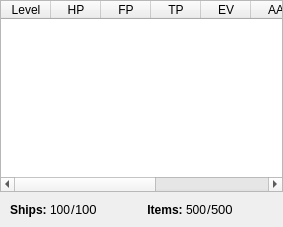
      <widget class="QWidget" name="shipsPage">
       <layout class="QVBoxLayout" name="verticalLayout_5">
        <property name="spacing">
         <number>0</number>
        </property>
        <property name="leftMargin">
         <number>0</number>
        </property>
        <property name="topMargin">
         <number>0</number>
        </property>
        <property name="rightMargin">
         <number>0</number>
        </property>
        <property name="bottomMargin">
         <number>0</number>
        </property>
        <item>
         <widget class="QTableWidget" name="shipsTable">
          <property name="editTriggers">
           <set>QAbstractItemView::NoEditTriggers</set>
          </property>
          <property name="selectionBehavior">
           <enum>QAbstractItemView::SelectRows</enum>
          </property>
          <attribute name="horizontalHeaderDefaultSectionSize">
           <number>50</number>
          </attribute>
          <attribute name="horizontalHeaderHighlightSections">
           <bool>false</bool>
          </attribute>
          <attribute name="horizontalHeaderShowSortIndicator" stdset="0">
           <bool>true</bool>
          </attribute>
          <attribute name="horizontalHeaderStretchLastSection">
           <bool>true</bool>
          </attribute>
          <attribute name="verticalHeaderVisible">
           <bool>false</bool>
          </attribute>
          <column>
           <property name="text">
            <string>Level</string>
           </property>
          </column>
          <column>
           <property name="text">
            <string>HP</string>
           </property>
          </column>
          <column>
           <property name="text">
            <string>FP</string>
           </property>
          </column>
          <column>
           <property name="text">
            <string>TP</string>
           </property>
          </column>
          <column>
           <property name="text">
            <string>EV</string>
           </property>
          </column>
          <column>
           <property name="text">
            <string>AA</string>
           </property>
          </column>
          <column>
           <property name="text">
            <string>AC</string>
           </property>
          </column>
          <column>
           <property name="text">
            <string>ASW</string>
           </property>
          </column>
          <column>
           <property name="text">
            <string>Name</string>
           </property>
          </column>
         </widget>
        </item>
        <item>
         <layout class="QGridLayout" name="gridLayout_10">
          <property name="leftMargin">
           <number>10</number>
          </property>
          <property name="topMargin">
           <number>5</number>
          </property>
          <property name="rightMargin">
           <number>10</number>
          </property>
          <property name="bottomMargin">
           <number>10</number>
          </property>
          <item row="0" column="3">
           <widget class="QLabel" name="label_11">
            <property name="font">
             <font>
              <weight>75</weight>
              <bold>true</bold>
             </font>
            </property>
            <property name="text">
             <string>Items: </string>
            </property>
            <property name="alignment">
             <set>Qt::AlignBottom|Qt::AlignRight|Qt::AlignTrailing</set>
            </property>
           </widget>
          </item>
          <item row="0" column="5">
           <spacer name="horizontalSpacer_7">
            <property name="orientation">
             <enum>Qt::Horizontal</enum>
            </property>
            <property name="sizeHint" stdset="0">
             <size>
              <width>40</width>
              <height>20</height>
             </size>
            </property>
           </spacer>
          </item>
          <item row="0" column="4">
           <layout class="QHBoxLayout" name="horizontalLayout_14">
            <property name="spacing">
             <number>0</number>
            </property>
            <item>
             <widget class="QLabel" name="itemCount">
              <property name="text">
               <string>500</string>
              </property>
              <property name="alignment">
               <set>Qt::AlignBottom|Qt::AlignLeading|Qt::AlignLeft</set>
              </property>
             </widget>
            </item>
            <item>
             <widget class="QLabel" name="label_12">
              <property name="font">
               <font>
                <pointsize>10</pointsize>
               </font>
              </property>
              <property name="text">
               <string>/</string>
              </property>
              <property name="alignment">
               <set>Qt::AlignBottom|Qt::AlignLeading|Qt::AlignLeft</set>
              </property>
             </widget>
            </item>
            <item>
             <widget class="QLabel" name="itemCountMax">
              <property name="font">
               <font>
                <pointsize>10</pointsize>
               </font>
              </property>
              <property name="text">
               <string>500</string>
              </property>
              <property name="alignment">
               <set>Qt::AlignBottom|Qt::AlignLeading|Qt::AlignLeft</set>
              </property>
             </widget>
            </item>
           </layout>
          </item>
          <item row="0" column="0">
           <widget class="QLabel" name="label_4">
            <property name="font">
             <font>
              <weight>75</weight>
              <bold>true</bold>
             </font>
            </property>
            <property name="text">
             <string>Ships: </string>
            </property>
            <property name="alignment">
             <set>Qt::AlignBottom|Qt::AlignRight|Qt::AlignTrailing</set>
            </property>
           </widget>
          </item>
          <item row="0" column="2">
           <spacer name="horizontalSpacer_6">
            <property name="orientation">
             <enum>Qt::Horizontal</enum>
            </property>
            <property name="sizeType">
             <enum>QSizePolicy::Preferred</enum>
            </property>
            <property name="sizeHint" stdset="0">
             <size>
              <width>50</width>
              <height>20</height>
             </size>
            </property>
           </spacer>
          </item>
          <item row="0" column="1">
           <layout class="QHBoxLayout" name="horizontalLayout_13">
            <property name="spacing">
             <number>0</number>
            </property>
            <item>
             <widget class="QLabel" name="shipCount">
              <property name="text">
               <string>100</string>
              </property>
              <property name="alignment">
               <set>Qt::AlignBottom|Qt::AlignLeading|Qt::AlignLeft</set>
              </property>
             </widget>
            </item>
            <item>
             <widget class="QLabel" name="label_2">
              <property name="font">
               <font>
                <pointsize>10</pointsize>
               </font>
              </property>
              <property name="text">
               <string>/</string>
              </property>
              <property name="alignment">
               <set>Qt::AlignBottom|Qt::AlignLeading|Qt::AlignLeft</set>
              </property>
             </widget>
            </item>
            <item>
             <widget class="QLabel" name="shipCountMax">
              <property name="font">
               <font>
                <pointsize>10</pointsize>
               </font>
              </property>
              <property name="text">
               <string>100</string>
              </property>
              <property name="alignment">
               <set>Qt::AlignBottom|Qt::AlignLeading|Qt::AlignLeft</set>
              </property>
             </widget>
            </item>
           </layout>
          </item>
         </layout>
        </item>
       </layout>
      </widget>
